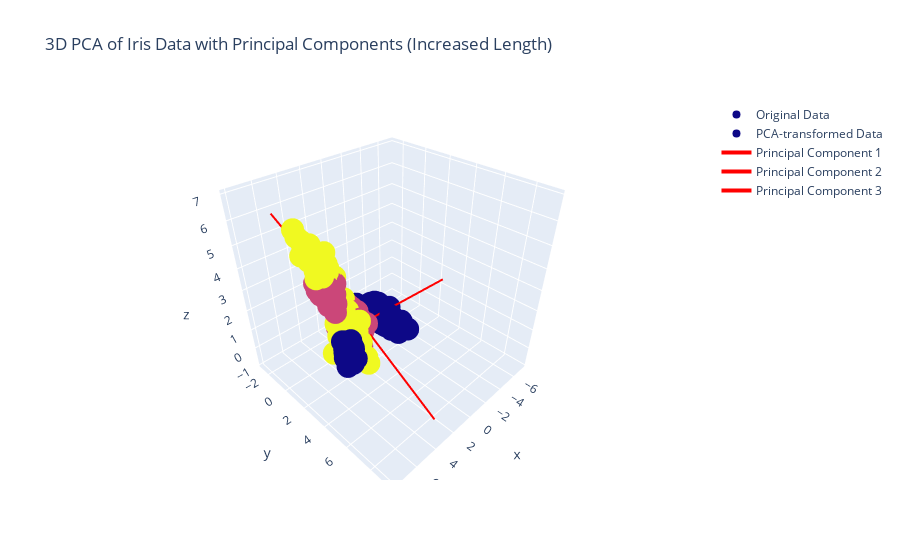

The notebook cell this image was saved under:
### Code cell
import numpy as np
import plotly.graph_objects as go
from sklearn.decomposition import PCA
from sklearn.datasets import load_iris
from sklearn.preprocessing import StandardScaler

# Load the Iris dataset
iris = load_iris()
X = iris.data
y = iris.target

# Standardize the data
X_standardized = StandardScaler().fit_transform(X)

# Apply PCA
pca = PCA(n_components=3)  # Set the number of components to 3 for 3D visualization
X_pca = pca.fit_transform(X_standardized)

# Create a 3D scatter plot
fig = go.Figure()

# Scatter plot of original data
fig.add_trace(go.Scatter3d(
    x=X[:, 0], y=X[:, 1], z=X[:, 2],
    mode='markers',
    marker=dict(color=y, size=8),
    name='Original Data'
))

# Scatter plot of PCA-transformed data
fig.add_trace(go.Scatter3d(
    x=X_pca[:, 0], y=X_pca[:, 1], z=X_pca[:, 2],
    mode='markers',
    marker=dict(color=y, size=8),
    name='PCA-transformed Data'
))

# Add principal component lines with increased length
scale_factor = 10.0  # Adjust the scale factor as needed
for i in range(pca.components_.shape[0]):
    component = pca.components_[i, :] * scale_factor
    fig.add_trace(go.Scatter3d(
        x=[0, component[0]],
        y=[0, component[1]],
        z=[0, component[2]],
        mode='lines',
        line=dict(color='red', width=4),
        name=f'Principal Component {i+1}'
    ))

# Set layout
fig.update_layout(scene=dict(aspectmode="cube"))
fig.update_layout(title='3D PCA of Iris Data with Principal Components (Increased Length)')

# Show the plot
fig.show()

### Figure 1 — Plotly figure (JSON) as saved in the notebook; plotly's stock layout.template omitted (floating-point values rounded to 4 significant figures; data arrays with more than 128 entries replaced by an {"elided": "..."} marker saying what was removed)
{"data": [{"marker": {"color": {"elided": "150 int values"}, "size": 8}, "mode": "markers", "name": "Original Data", "type": "scatter3d", "x": {"elided": "150 float values"}, "y": {"elided": "150 float values"}, "z": {"elided": "150 float values"}}, {"marker": {"color": {"elided": "150 int values"}, "size": 8}, "mode": "markers", "name": "PCA-transformed Data", "type": "scatter3d", "x": {"elided": "150 float values"}, "y": {"elided": "150 float values"}, "z": {"elided": "150 float values"}}, {"line": {"color": "red", "width": 4}, "mode": "lines", "name": "Principal Component 1", "type": "scatter3d", "x": [0, 5.211], "y": [0, -2.693], "z": [0, 5.804]}, {"line": {"color": "red", "width": 4}, "mode": "lines", "name": "Principal Component 2", "type": "scatter3d", "x": [0, 3.774], "y": [0, 9.233], "z": [0, 0.2449]}, {"line": {"color": "red", "width": 4}, "mode": "lines", "name": "Principal Component 3", "type": "scatter3d", "x": [0, -7.196], "y": [0, 2.444], "z": [0, 1.421]}], "layout": {"scene": {"aspectmode": "cube"}, "title": {"text": "3D PCA of Iris Data with Principal Components (Increased Length)"}}}
